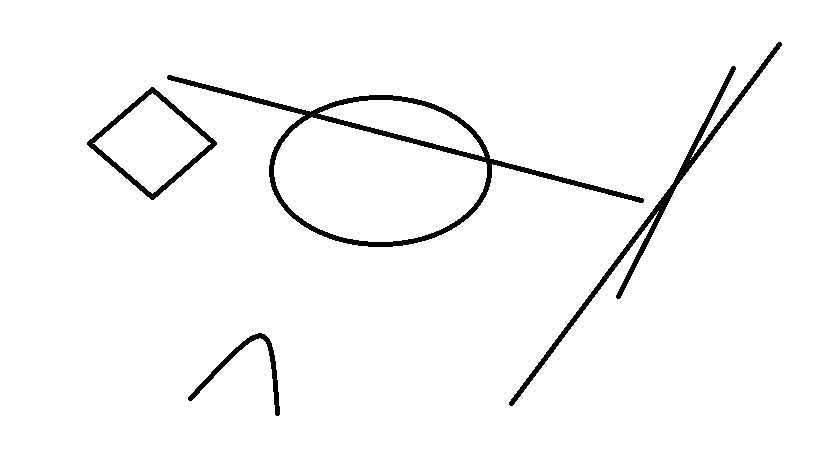
#> input picture test.png, 819 x 460 px, found by its file name
$ python -i views.py   (imports and definitions only)   (older library calls are emulated)
#> lines starting #> are read from the running program, lines starting #| are printed output that depends on the picture; after the words box and inside, x2 and y2 are one past the last pixel; in counts of white or black regions, pixels touching at a corner belong together
from django.views.generic.edit import FormView
from django.http import HttpResponse
from django.http import HttpResponseForbidden
from django.shortcuts import render
# Create your views here.
import cv2
import numpy as np

# [1 line not run here, left out]
from .forms import FileFieldForm
from .models import Document

# [24 lines that did not run here, left out]

def modelx(request):
    return render(request, "final.html", {})

def polygon_test(name):

    # import and cleaning the image

#> called with name = '../test.png'
    str='F:\python3\harry\shapes/media/documents/'+name
    print(type(str))
    imgray = cv2.imread(str,0)
#> imgray: shape (460, 819); 97% white; 4 black regions, box (x1, y1, x2, y2) and area: (167, 75, 644, 247) 5277, (509, 42, 782, 406) 3421, (87, 87, 217, 200) 1663, (188, 333, 280, 416) 906

    # Get binary image
    no_use, thresh = cv2.threshold(imgray, 0, 255, cv2.THRESH_BINARY_INV + cv2.THRESH_OTSU)
#> thresh: shape (460, 819); 3% white; 4 white regions
#> no_use = 0

    # Get image where polygons are filled
    image, contours, hierarchy = cv2.findContours(thresh, cv2.RETR_TREE, cv2.CHAIN_APPROX_SIMPLE)
#> contours = 11 contours, 4 with area under 20; largest, box (x1, y1, x2, y2) and area: (167, 75, 644, 247) 27570, (273, 116, 488, 243) 18966, (87, 87, 217, 200) 7471, (92, 92, 212, 195) 6058, (317, 99, 486, 158) 4308, (509, 42, 782, 406) 2882, (188, 333, 280, 416) 747

    x, y = thresh.shape
#> x = 460; y = 819
    filledPolygon = np.zeros((x, y, 3), np.uint8)

    color = 0

    # starting from innermost contour loop over all
    for cont in contours:

        if (color >= 255):
            color = 0

        color = color + 1

        # Fill the contour with given color
        cv2.drawContours(filledPolygon, [cont], 0, (int(color), int(color), int(color)), -1)
        # Draw border of contour and this is important if the polygon is open
        # Its previous color used to fill area will be replaced with (0,0,0)
        # as area of contour will be equal to its border
        cv2.drawContours(filledPolygon, [cont], 0, (int(0), int(0), int(0)), 3)
#> this loop made 11 passes
#> cont on passes 9 to 11: [[657, 211], [658, 210], [659, 211], [658, 212]], [[689, 159], [690, 158], [691, 159], [690, 160]], [[690, 157], [691, 156], [692, 157], [691, 158]]
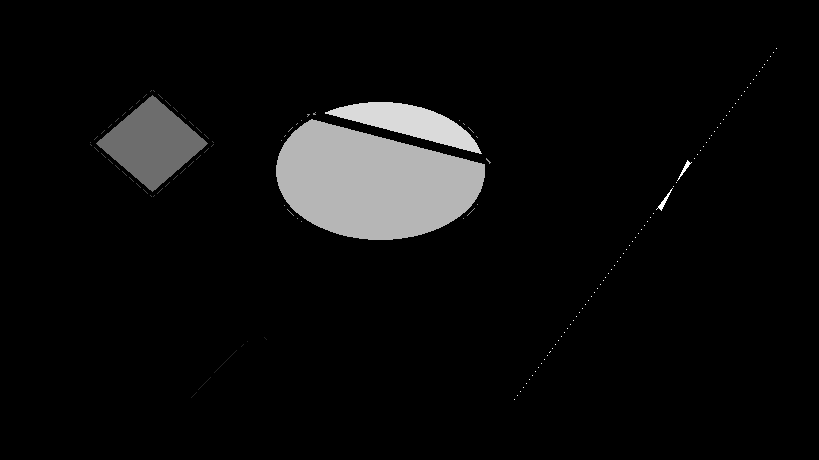
#> filledPolygon: shape (460, 819, 3); min 0, max 7, mean 0.34; drawn with min black and max white
#> after the loop, color = 11

    filled_polygon = filledPolygon
    cv2.imwrite('filledpolygon.png', filled_polygon)

    # For safty remove holes
    kernel = np.ones((5, 5), np.uint8)
    filled_polygon = cv2.erode(filled_polygon, kernel, iterations=3)
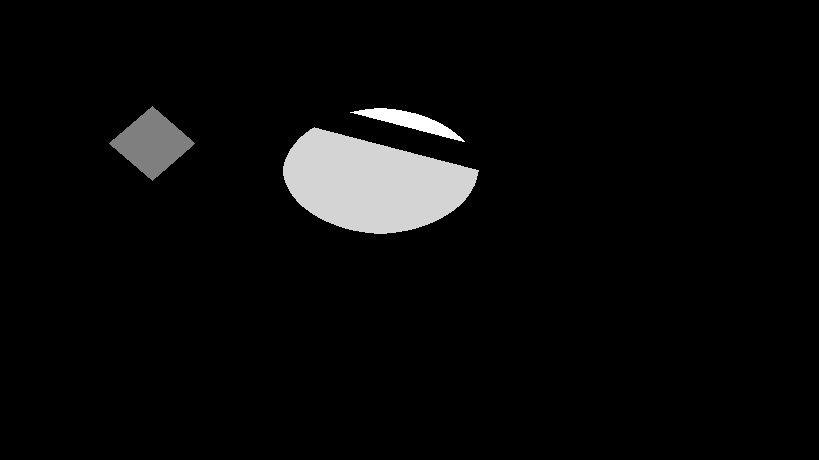
#> filled_polygon: shape (460, 819, 3); min 0, max 6, mean 0.231; drawn with min black and max white
    filled_polygon = cv2.cvtColor(filled_polygon, cv2.COLOR_BGR2GRAY)
#> filled_polygon: shape (460, 819)

    # finding contours

    row, column = filled_polygon.shape
#> row = 460; column = 819
    color = []

    # Count number of unique colors
    for rowPixel in range(row):
        for columnPixel in range(column):
            if filled_polygon[rowPixel][columnPixel] not in color:
                color.append(filled_polygon[rowPixel][columnPixel])
#> after the loop, color = [0, 3, 6, 5]

    return (len(color) - 1)

>>> result = polygon_test('../test.png')
#> result = 3
